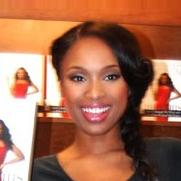
#> input picture data/female/female_000054.jpg, 181 x 181 px; its folder holds only this picture in this run
$ jupyter execute FaceRec_EDA.ipynb   (shell and % lines are left out)
#> lines starting #> are read from the running program, lines starting #| are printed output that depends on the picture
# Exploratory Data Analysis

[cell 1]
import numpy as np
import pandas as pd

# visualization
import matplotlib.pyplot as plt
import seaborn as sns

# computer vision library
import cv2

# glob
from glob import glob

[cell 2]
import warnings
warnings.filterwarnings('ignore')

[cell 3]
# extract path of male and female in crop_data folder and put them in a list
fpath = glob('./crop_data/female/*.jpg')
mpath = glob('./crop_data/male/*.jpg')

[cell 4]
df_female = pd.DataFrame(fpath,columns=['filepath'])
df_female['gender'] = 'female'

df_male = pd.DataFrame(mpath,columns=['filepath'])
df_male['gender'] = 'male'

df = pd.concat((df_female,df_male),axis=0)

df.head()

[cell 5]
df.tail()

[cell 6]
df.shape

[cell 7]
# return width of the image
def get_size(path):
#> called with path = 'data/female/female_000054.jpg'
    img = cv2.imread(path)
#> img is the input picture: shape (181, 181, 3); mean B, G, R 82.8, 108.8, 166.1
    return img.shape[0]

[cell 8]
df['dimension'] = df['filepath'].apply(get_size) # store dimension of image in this columns

[cell 9]
df.head()

[cell 10]
dist_gender = df['gender'].value_counts()
dist_gender

[cell 11]
fig,ax = plt.subplots(nrows=1,ncols=2)
dist_gender.plot(kind='bar',ax=ax[0])
dist_gender.plot(kind='pie',ax=ax[1],autopct='%0.0f%%')
plt.show()
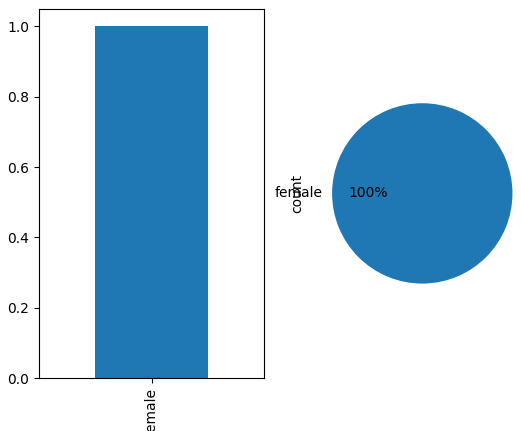
#> figure drawn by matplotlib, 2 panels

[cell 12]
# Histogram
# Box Plot
# Split by “Gender”
plt.figure(figsize=(12,6))
plt.subplot(2,1,1)
sns.histplot(df['dimension'])
plt.subplot(2,1,2)
sns.boxplot(df['dimension'])
plt.show()
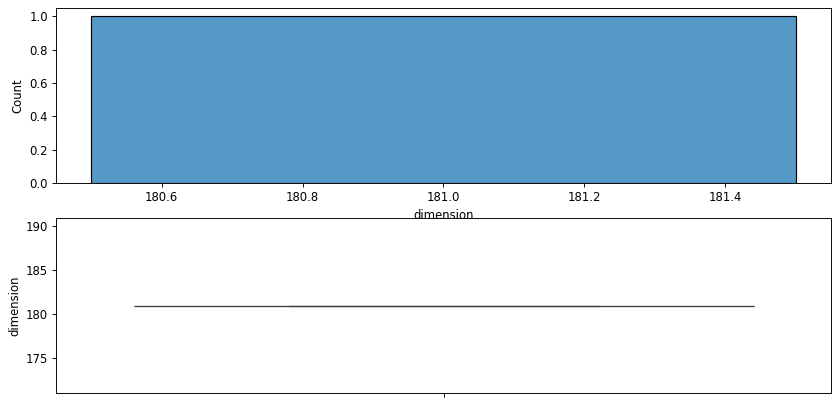
#> figure drawn by matplotlib, 2 panels

[cell 13]
sns.catplot(data=df,x='gender',y='dimension',kind='box')
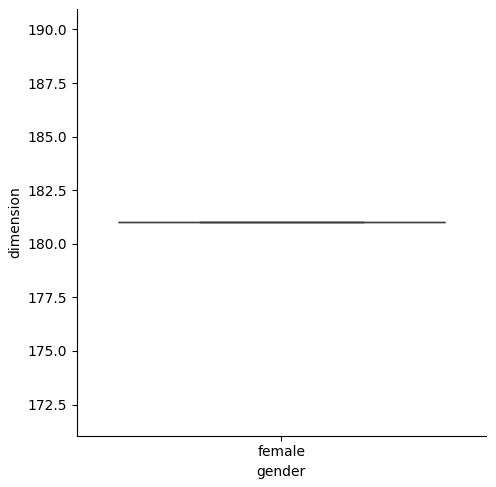
#> figure drawn by matplotlib, 1 panel

[cell 14]
df_filter = df.query('dimension > 60')
df_filter.shape

[cell 15]
df_filter['gender'].value_counts(normalize=True)

#### Structure the image
- 100 x 100

[cell 16]
def structuring(path):
#> called with path = 'data/female/female_000054.jpg'
    try:

        # step - 1: read image
        img = cv2.imread(path) # BGR
        # step - 2: convert into grayscale
        gray = cv2.cvtColor(img,cv2.COLOR_BGR2GRAY)
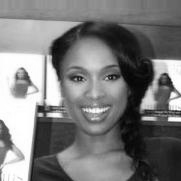
#> gray: shape (181, 181); min 3, max 255, mean 123
        # step -3: resize into 100 x 100 array

        size = gray.shape[0]
#> size = 181
        if size >= 100:
            # cv2.INTER_AREA (SHINK)
            gray_resize = cv2.resize(gray,(100,100),cv2.INTER_AREA)
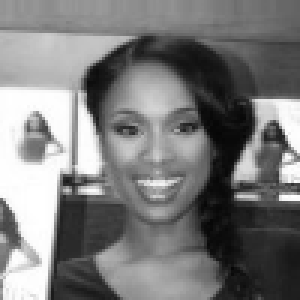
#> gray_resize: shape (100, 100) (shown 3 times larger); min 6, max 255, mean 122.9
        else:
            # cv2.INTER_CUBIC (ENLARGE)
            gray_resize = cv2.resize(gray,(100,100),cv2.INTER_CUBIC)

        # step -4: Flatten Image (1x10,000)
        flatten_image = gray_resize.flatten()
#> flatten_image = 10000 values, max 255 at index 3103, min 6 at index 4472, mean 122.9
        return flatten_image

    except:
        return None

$ run again, on data/female/female_000205.jpg
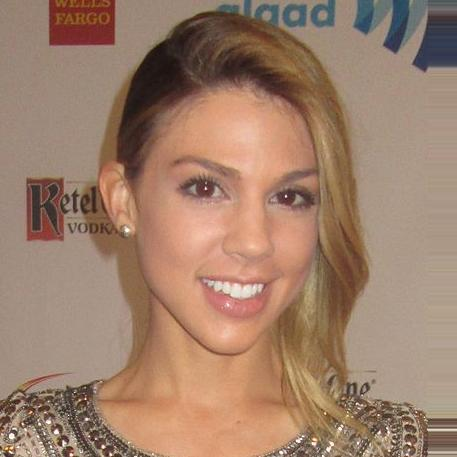
#> input picture data/female/female_000205.jpg, 457 x 457 px
#> in get_size, img is the input picture: shape (457, 457, 3); mean B, G, R 106.6, 127.2, 158.8
#> `[cell 13] sns.catplot(data=df,x='gender',y='dimension',kind='box')`:
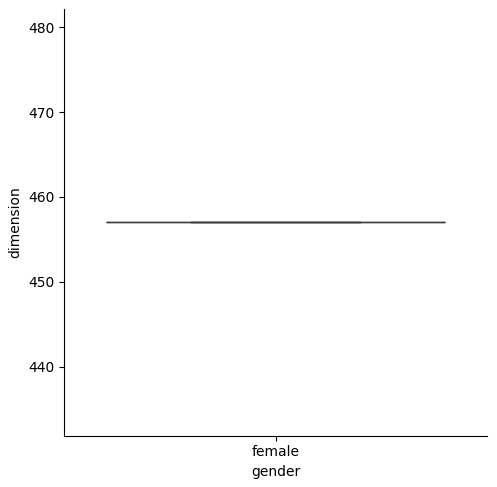
#> figure drawn by matplotlib, 1 panel
#> in structuring, `gray_resize = cv2.resize(gray,(100,100),cv2.INTER_AREA)`:
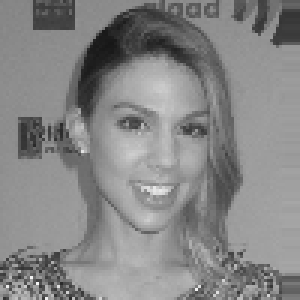
#> gray_resize: shape (100, 100) (shown 3 times larger); min 23, max 244, mean 134
#> flatten_image = 10000 values, max 244 at index 9412, min 23 at index 1436, mean 134

$ run again, on data/female/female_000234.jpg
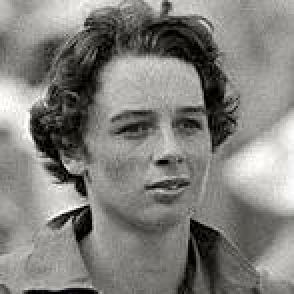
#> input picture data/female/female_000234.jpg, 147 x 147 px (shown 2 times larger)
#> in get_size, img is the input picture: shape (147, 147, 3); mean B, G, R 123.9, 127.9, 128.9
#> `[cell 13] sns.catplot(data=df,x='gender',y='dimension',kind='box')`:
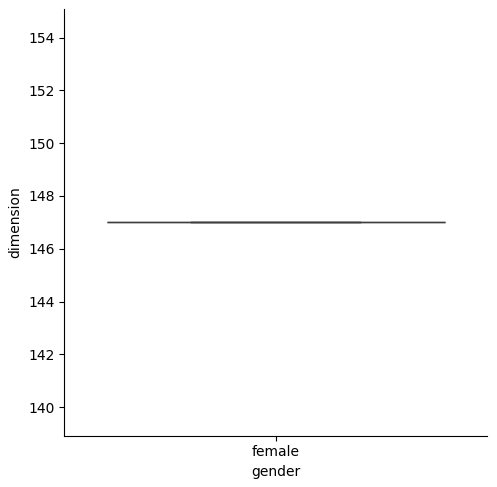
#> figure drawn by matplotlib, 1 panel
#> in structuring, `gray_resize = cv2.resize(gray,(100,100),cv2.INTER_AREA)`:
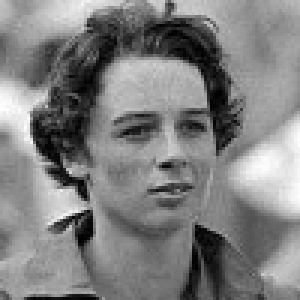
#> gray_resize: shape (100, 100) (shown 3 times larger); min 0, max 255, mean 127.7
#> flatten_image = 10000 values, max 255 at index 3602, min 0 at index 6127, mean 127.7

$ run again, on data/female/female_000257.jpg
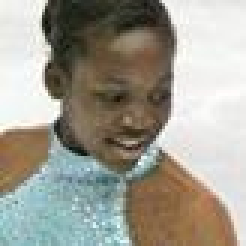
#> input picture data/female/female_000257.jpg, 82 x 82 px (shown 3 times larger)
#> in get_size, img is the input picture: shape (82, 82, 3); mean B, G, R 145.9, 157.2, 160.1
#> `[cell 13] sns.catplot(data=df,x='gender',y='dimension',kind='box')`:
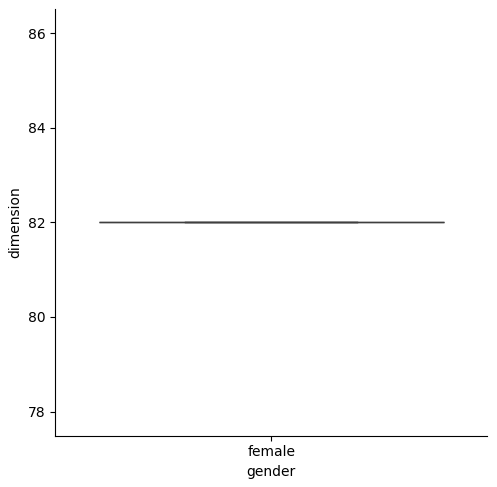
#> figure drawn by matplotlib, 1 panel
#> in structuring, `gray_resize = cv2.resize(gray,(100,100),cv2.INTER_CUBIC)`:
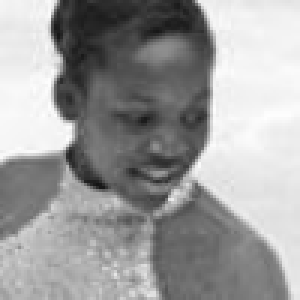
#> gray_resize: shape (100, 100) (shown 3 times larger); min 20, max 254, mean 156.7
#> flatten_image = 10000 values, max 254 at index 3889, min 20 at index 6132, mean 156.7
